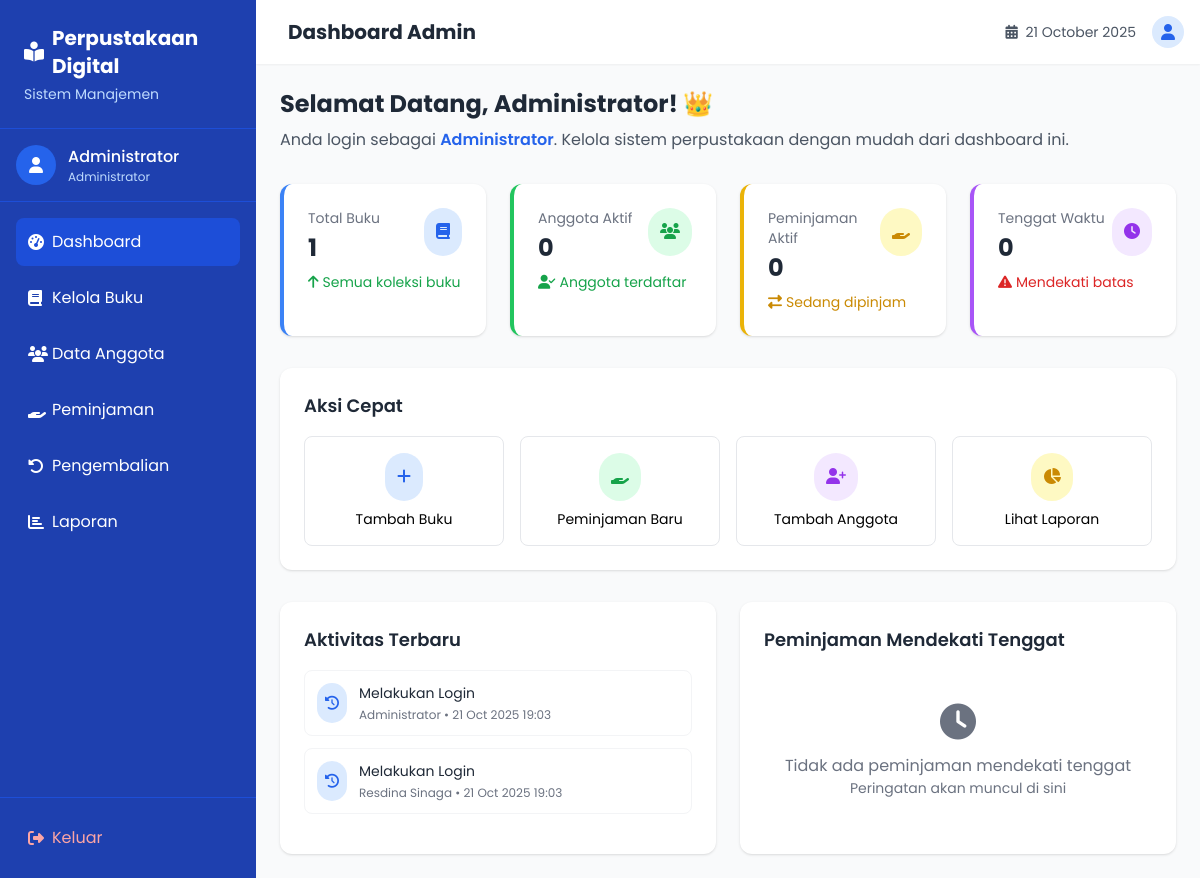
The page /admin/dashboard.php (signed in) on the database its author committed.
### tables this page shows
CREATE TABLE `log_aktivitas` (
  `id_log` INT NOT NULL AUTO_INCREMENT,
  `id_user` INT NOT NULL,
  `aktivitas` VARCHAR(255) DEFAULT NULL,
  `waktu` DATETIME DEFAULT CURRENT_TIMESTAMP,
  PRIMARY KEY (`id_log`),
  KEY `id_user` (`id_user`),
  CONSTRAINT `log_aktivitas_ibfk_1` FOREIGN KEY (`id_user`) REFERENCES `user` (`id_user`) ON DELETE CASCADE
);

CREATE TABLE `user` (
  `id_user` INT NOT NULL AUTO_INCREMENT,
  `username` VARCHAR(50) NOT NULL UNIQUE,
  `password` VARCHAR(100) NOT NULL,
  `nama` VARCHAR(100) NOT NULL,
  `no_handphone` VARCHAR(15) DEFAULT NULL,
  `email` VARCHAR(100) DEFAULT NULL,
  `role` ENUM('admin','user') DEFAULT 'user',
  PRIMARY KEY (`id_user`)
);

### admin/dashboard.php (the view, shortened to what the rows shown need)
<?php
include '../config/koneksi.php';
$nama_user = $_SESSION['nama'] ?? 'Admin';
$aktivitas_terbaru = mysqli_query(
    $koneksi,
    "SELECT la.aktivitas, la.waktu, u.nama
     FROM log_aktivitas la
     LEFT JOIN user u ON la.id_user = u.id_user
     ORDER BY la.waktu DESC
     LIMIT 5"
);
?>
<!DOCTYPE html>
<html lang="id">
<head>
    <script src="https://cdn.tailwindcss.com"></script>
    <link rel="stylesheet" href="https://cdnjs.cloudflare.com/ajax/libs/font-awesome/6.4.0/css/all.min.css">
</head>
<body class="bg-gray-50">
    <div class="flex h-screen">
        <div class="sidebar w-64 bg-blue-800 text-white flex flex-col">
            <div class="p-6 border-b border-blue-700">
                <h1 class="text-xl font-bold flex items-center">
                    <i class="fas fa-book-reader mr-2"></i>
                    Perpustakaan Digital
                </h1>
            </div>
        </div>
        <div class="flex-1 flex flex-col overflow-hidden">
            <header class="bg-white shadow-sm">
                <div class="flex items-center justify-between p-4">
                    <div class="flex items-center">
                        <h1 class="text-xl font-bold text-gray-800 ml-4">Dashboard Admin</h1>
                    </div>
                </div>
            </header>
            <main class="flex-1 overflow-y-auto p-6">
                <div class="mb-8">
                    <h2 class="text-2xl font-bold text-gray-800 mb-2">Selamat Datang,
                        <?php echo htmlspecialchars($nama_user); ?>! 👑
                    </h2>
                </div>
                <div class="grid grid-cols-1 lg:grid-cols-2 gap-6">
                    <div class="bg-white rounded-xl shadow p-6">
                        <div class="space-y-3">
                            <?php if (mysqli_num_rows($aktivitas_terbaru) > 0): ?>
                                <?php while ($aktivitas = mysqli_fetch_assoc($aktivitas_terbaru)): ?>
                                    <div class="flex items-start p-3 border border-gray-100 rounded-lg">
                                        <div class="p-2 rounded-full bg-blue-100 text-blue-600 mr-3">
                                            <i class="fas fa-history text-sm"></i>
                                        </div>
                                        <div class="flex-1">
                                            <p class="text-sm text-gray-800">
                                                <?php echo htmlspecialchars($aktivitas['aktivitas']); ?>
                                            </p>
                                            <p class="text-xs text-gray-500 mt-1">
                                                <?php echo htmlspecialchars($aktivitas['nama'] ?? 'System'); ?> •
                                                <?php echo date('d M Y H:i', strtotime($aktivitas['waktu'])); ?>
                                            </p>
                                        </div>
                                    </div>
                                <?php endwhile; ?>
                            <?php endif; ?>
                        </div>
                    </div>
                </div>
            </main>
        </div>
    </div>
</body>
</html>

### rows shown on the page
log_aktivitas: aktivitas "Melakukan Login", id_user.nama "Administrator", waktu "21 Oct 2025 19:03"
log_aktivitas: aktivitas "Melakukan Login", id_user.nama "Resdina Sinaga", waktu "21 Oct 2025 19:03"

### other values the page prints
$nama_user "Administrator"
$total_buku "1"
$total_anggota "0"
$peminjaman_aktif "0"
$tenggat_waktu "0"
